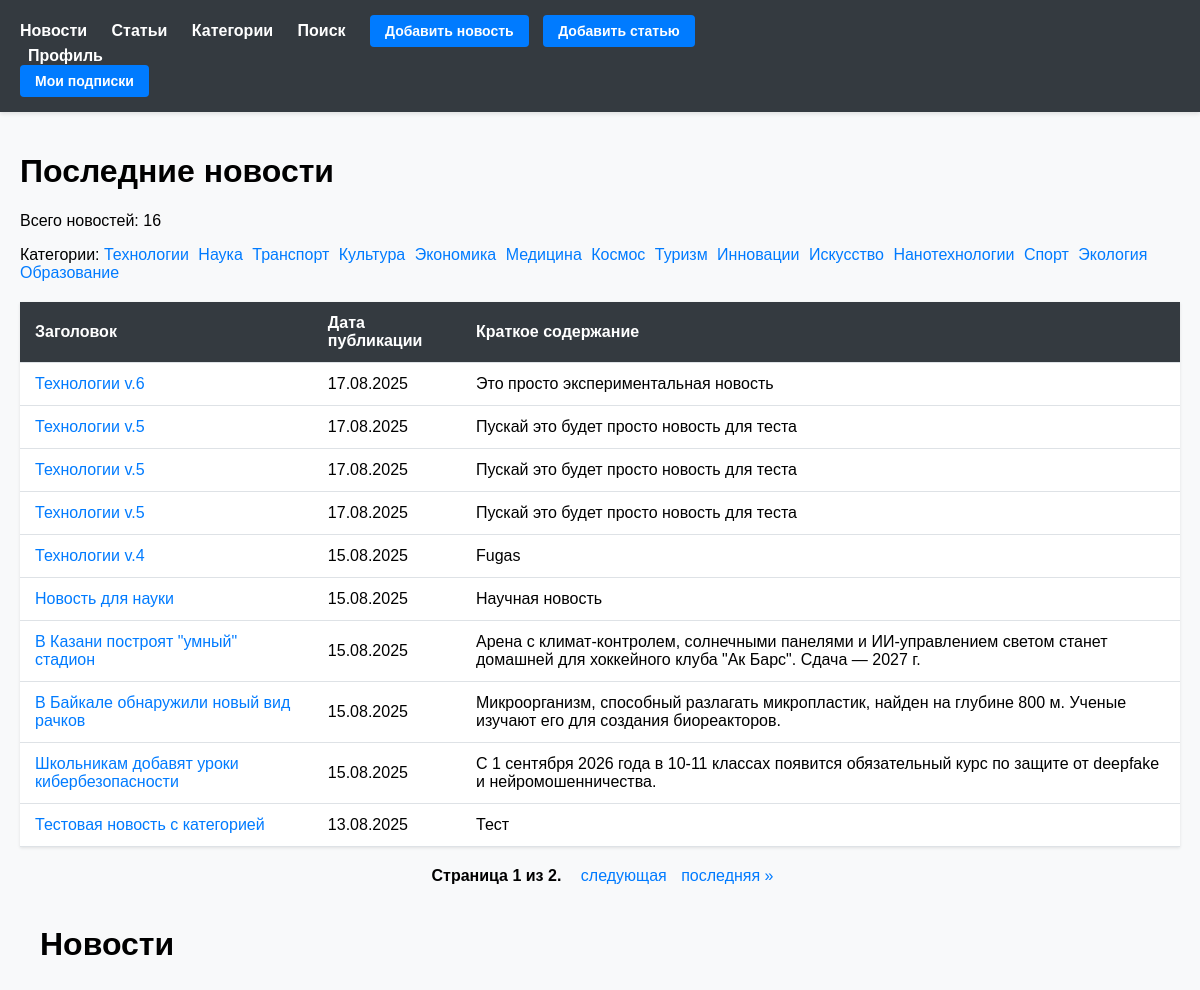
The app's page /news/ (signed in) with its own data.
### NewsPortal/models.py (models this page shows, shortened)
class Category(models.Model):
    name = models.CharField(max_length=100, unique=True)
    subscribers = models.ManyToManyField(User, related_name='subscribed_categories', blank=True)

class Post(models.Model):
    ARTICLE = 'AR'
    NEWS = 'NW'
    POST_TYPES = [
        (ARTICLE, 'Статья'),
        (NEWS, 'Новость'),
    ]
    author = models.ForeignKey(
        Author,
        on_delete=models.CASCADE,
        related_name='posts'
    )
    post_type = models.CharField(max_length=2, choices=POST_TYPES)
    created_at = models.DateTimeField(auto_now_add=True)
    categories = models.ManyToManyField(
        Category,
        through='PostCategory',
        related_name='posts'
    )
    title = models.CharField(max_length=200)
    content = models.TextField()
    rating = models.IntegerField(default=0)

### NewsPortal/views.py (the view)
# urls.py: path('', views.news_list, name='news_list'),
def news_list(request):
    news = Post.objects.filter(post_type='NW').order_by('-created_at')
    categories = Category.objects.all()
    paginator = Paginator(news, 10)
    page_number = request.GET.get('page')
    page_obj = paginator.get_page(page_number)
    return render(request, 'news/news_list.html', {
        'page_obj': page_obj,
        'total_news': news.count(),
        'categories': categories
    })

### NewsPortal/context_processors.py (called while the page is built)
def site_info(request):
    return {
        'SITE_NAME': getattr(settings, 'SITE_NAME', 'News Portal'),
        'SITE_URL': getattr(settings, 'SITE_URL', 'localhost:8000'),
    }

def site_settings(request):
    return {
        'SITE_NAME': settings.SITE_NAME,
        'SITE_URL': settings.SITE_URL,
    }

def social_login_buttons(request):
    return {
        'social_login_buttons': mark_safe(
            '<a href="/accounts/yandex/login/?process=login" class="btn yandex-btn">'
            '<img src="https://upload.wikimedia.org/wikipedia/commons/thumb/9/91/Yandex_icon.svg/512px-Yandex_icon'
            '.svg.png"'
            'alt="Yandex" width="20"> Войти через Yandex'
            '</a>'
        )
    }

### NewsPortal/templatetags/auth_filters.py (called while the page is built)
@register.filter(name='in_group')
def in_group(user, group_name):
    return user.groups.filter(name=group_name).exists()

### NewsPortal/templatetags/news_filters.py (called while the page is built)
@register.filter(name='censor')
def censor(value):
    if not isinstance(value, str):
        raise TypeError(f"Фильтр 'censor' применяется к строке, а не к {type(value)}")
    BAD_WORDS = [
        'анус',
        'аборт',
        'бздун',
        'беспезды',
        'бздюх',
        'бля',
        'блудилище',
        'блядво',
        'блядеха',
        'блядина',
        'блядистка',
    ]
    pattern = r'\b(' + '|'.join(BAD_WORDS) + r')\b'
    regex = re.compile(pattern, re.IGNORECASE)
    def replace_match(match):
        word = match.group(0)
        return word[0] + '*' * (len(word) - 1)
    return mark_safe(regex.sub(replace_match, value))

### NewsPortal/templates/news/news_list.html (shortened to what this page needs)
{% extends 'default.html' %}
{% load news_filters %}
{% block content %}
    <h1>Последние новости</h1>
    <p>Всего новостей: {{ total_news }}</p>
    <div class="category-links">
        Категории:
        {% for category in categories %}
            <a href="{% url 'NewsPortal:category_detail' category.id %}"
               class="badge bg-secondary">
                {{ category.name }}
            </a>
        {% endfor %}
    </div>
    <table>
        <thead>
            <tr>
                <th>Заголовок</th>
                <th>Дата публикации</th>
                <th>Краткое содержание</th>
            </tr>
        </thead>
        <tbody>
            {% for post in page_obj %}
                <tr>
                    <td><a href="{% url 'NewsPortal:news_detail' post.id %}">{{ post.title|censor }}</a></td>
                    <td>{{ post.created_at|date:"d.m.Y" }}</td>
                    <td>{{ post.content|censor|truncatewords:20 }}</td>
                </tr>
            {% endfor %}
        </tbody>
    </table>
    <div class="pagination">
        <span class="step-links">
            <span class="current">
                Страница {{ page_obj.number }} из {{ page_obj.paginator.num_pages }}.
            </span>
            {% if page_obj.has_next %}
                <a href="?page={{ page_obj.next_page_number }}">следующая</a>
                <a href="?page={{ page_obj.paginator.num_pages }}">последняя &raquo;</a>
            {% endif %}
        </span>
    </div>
    <div class="container">
        <h1>
            Новости
        </h1>
    </div>
{% endblock %}

### NewsPortal/templates/default.html (style rules this page uses)
body { font-family: Arial, sans-serif; margin: 0; padding: 0; background-color: #f8f9fa; }
.container { padding: 20px; max-width: 1200px; margin: 0 auto; }
table { width: 100%; border-collapse: collapse; margin-top: 20px; box-shadow: 0 1px 3px rgba(0,0,0,0.1); background: white; }
th, td { padding: 12px 15px; text-align: left; border-bottom: 1px solid #dee2e6; }
th { background-color: #343a40; color: white; font-weight: bold; }
a { color: #007bff; text-decoration: none; }

### NewsPortal/templates/news/news_list.html (style rules this page uses)
.pagination { margin-top: 20px; text-align: center; }
.pagination a { margin: 0 5px; text-decoration: none; color: #007bff; }
.pagination .current { font-weight: bold; margin: 0 10px; }
.category-links { margin-bottom: 20px; }
.badge { margin-right: 5px; text-decoration: none; }

### records on screen
Category: name "Технологии"
Category: name "Наука"
Category: name "Транспорт"
Category: name "Культура"
Category: name "Экономика"
Category: name "Медицина"
Category: name "Космос"
Category: name "Туризм"
Category: name "Инновации"
Category: name "Искусство"
Category: name "Нанотехнологии"
Category: name "Спорт"
Category: name "Экология"
Category: name "Образование"
Post: title|censor "Технологии v.6", created_at "17.08.2025", content|censor "Это просто экспериментальная новость"
Post: title|censor "Технологии v.5", created_at "17.08.2025", content|censor "Пускай это будет просто новость для теста"
Post: title|censor "Технологии v.5", created_at "17.08.2025", content|censor "Пускай это будет просто новость для теста"
Post: title|censor "Технологии v.5", created_at "17.08.2025", content|censor "Пускай это будет просто новость для теста"
Post: title|censor "Технологии v.4", created_at "15.08.2025", content|censor "Fugas"
Post: title|censor "Новость для науки", created_at "15.08.2025", content|censor "Научная новость"
Post: title|censor "В Казани построят \"умный\" стадион", created_at "15.08.2025", content|censor "Арена с климат-контролем, солнечными панелями и ИИ-управлением светом станет домашней для хоккейного клуба \"Ак Барс\". Сдача — 2027 г."
Post: title|censor "В Байкале обнаружили новый вид рачков", created_at "15.08.2025", content|censor "Микроорганизм, способный разлагать микропластик, найден на глубине 800 м. Ученые изучают его для создания биореакторов."
Post: title|censor "Школьникам добавят уроки кибербезопасности", created_at "15.08.2025", content|censor "С 1 сентября 2026 года в 10-11 классах появится обязательный курс по защите от deepfake и нейромошенничества."
Post: title|censor "Тестовая новость с категорией", created_at "13.08.2025", content|censor "Тест"

### other values on screen
{{ total_news }} "16"
{{ page_obj.number }} "1"
{{ page_obj.paginator.num_pages }} "2"
